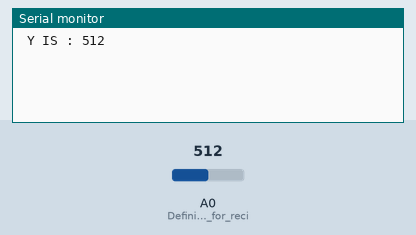
A sketch run on a simulated ESP8266 (NodeMCU). Shown: the last lines printed to the serial monitor. The test bench sets the inputs (shaded band); at power-on: A0 (Defining_the_pin_for_reci) = 512. WiFi joins after 1.5 s; servers stay silent unless stated.

Above: at 3.0 s.
3.1 s: A0 (Defining_the_pin_for_reci) set to 550
At 7.1 s:
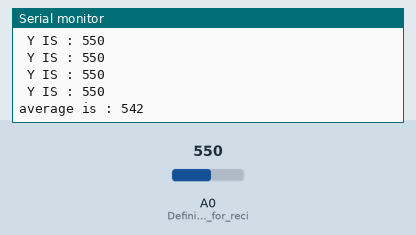
7.2 s: A0 (Defining_the_pin_for_reci) set to 530
At 8.6 s:
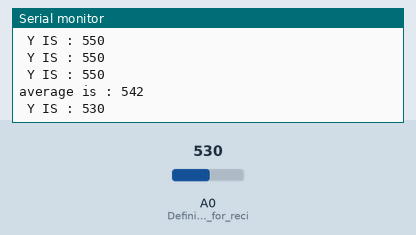
Timing chart, 0 to 10.2 s (numbered marks = the images above; inputs shaded):
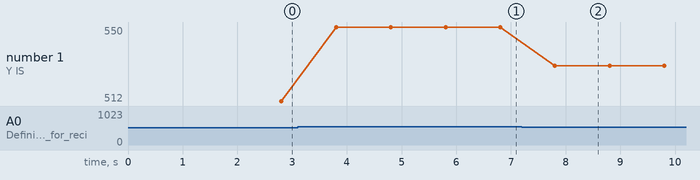

The sketch:

Smart_Diaper.ino
```cpp
#define BLYNK_PRINT Serial                          //  For Serial printing the connection status and IP Adress
#include<BlynkSimpleEsp8266.h>                      //  Adding Library for Blynk and WiFi
#include<ESP8266WiFi.h>

int x=0;
int y;                                              //  Defining Variable for iterator and to store value
int i=0;
char auth[]="ae9da73e507240ad83395238c8d41fe5";     //  Authentivcation code for Blynk app
char ssid[]="iBHubs";
char pass[]="ibhubsguest";                          //  Storing the network name and password in variable
BlynkTimer timer;                                   //  Creating object timer of class BlynkTimer
void setup() {
  // put your setup code here, to run once:
    Serial.begin(115200);                           //  Starting the serial monitor and setting up the baud rate
    Blynk.begin(auth,ssid,pass);                    //  Here Octabrix connects to blynk cloud
    pinMode(A0,INPUT);                              //  Defining the pin for recieving data
    timer.setInterval(1000L,myTimerEvent);          //  setting time interval of sending consecutive data
}

void loop() {
  // put your main code here, to run repeatedly:
  Blynk.run() ;                                     //  to process incoming request and do the housekeeping of blynk connected
  timer.run();


}
void myTimerEvent()                                 //  Function for sending data and Triggering Notifications
{
  i++;
  y=analogRead(A0);                                 //  Recieving the data from sensor
  Serial.print(" Y IS : ");
  Serial.println(y);                                //  printing data on serial monitor
  x=x+y;
  if(i==5)                                          //  Taking average of 5 reading consecutive raeding
  {
    x=x/5;
  Blynk.virtualWrite(V5,(980-x));                   //  Sending the data to blynk cloud
  Serial.print("average is : ");
  Serial.println(x);
  if(x>560&&x<650)                                  // Sending Email notification at certain values of humidity
  {
    Blynk.notify("Diaper is a little wet");
    Blynk.email("iec2017054@iiita.ac.in","Baby Update","Diaper is a little wet");
   }
 if(x>450&&x<540)
  {
    Blynk.notify("Baby is feeling uncomfortable,its time to change");
    Blynk.email("iec2017054@iiita.ac.in","Baby Update","Baby is feeling uncomfortable,its time to change");
  }
 if(x<370)
 {
  Blynk.notify("Hurry CHANGE THE DIAPER!!! Baby might get Rashes");
  Blynk.email("iec2017054@iiita.ac.in","Baby Update","Hurry CHANGE THE DIAPER!!! Baby might get Rashes");
  }
  i=0;
  x=0;
  }

}
```

Measured:
- after the input at 3.1 s, the serial monitor: prints a new line after 0.70 s (image 1)
- after the input at 7.2 s, the serial monitor: prints a new line after 0.60 s (image 2)
- plotted number 1: 512 → 550 after the input at 3.1 s, 550 → 530 after the input at 7.2 s
